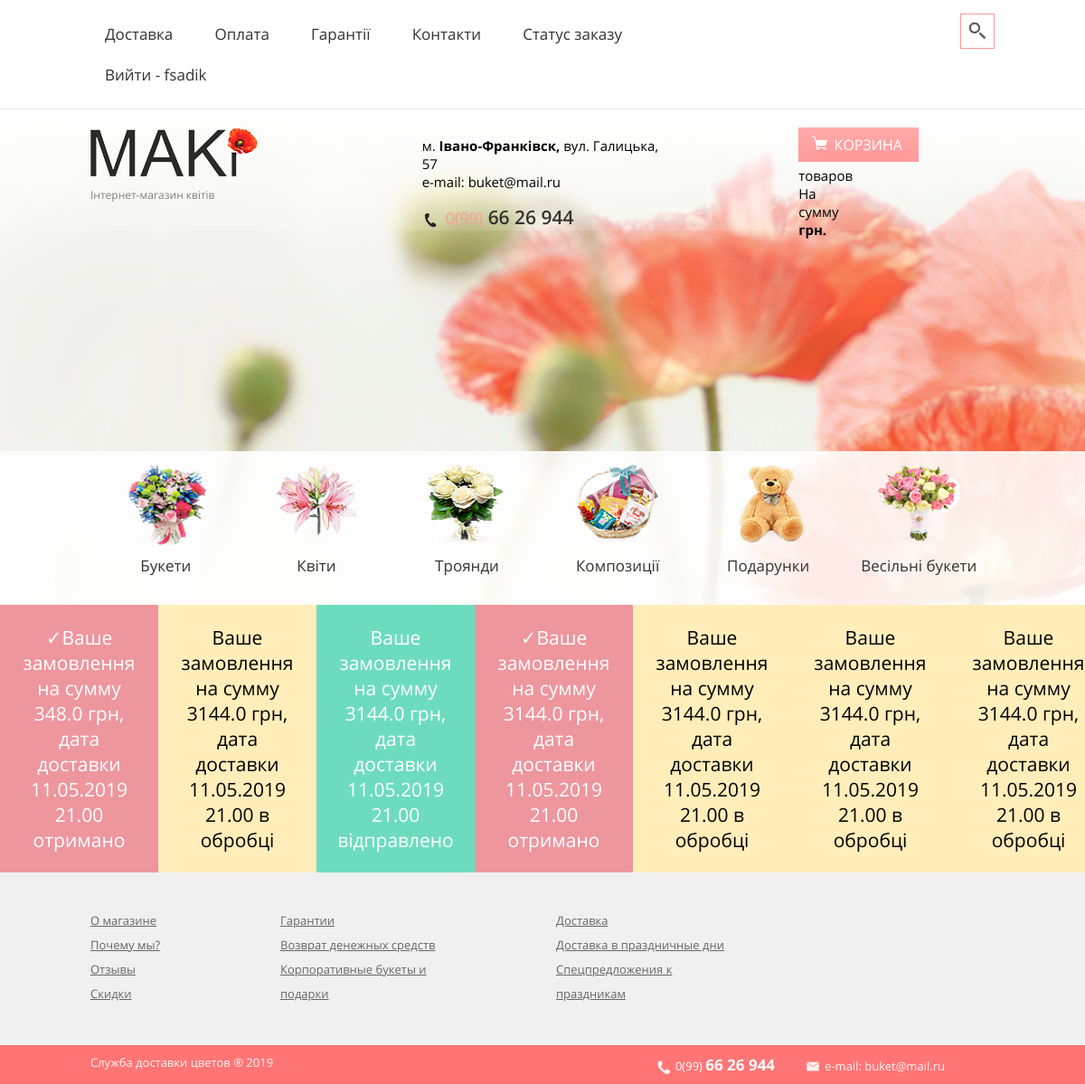
Screenshot of /status/ (signed in) with the database file from the repository.
### My_Projects/shop/models.py (models this page shows, shortened)
class Order(models.Model):
    user = models.ForeignKey(User, on_delete=models.CASCADE, blank=True, null=True)
    date_order = models.DateField(auto_now=True)
    sended = models.BooleanField(default=False)
    paied = models.BooleanField(default=False)
    send = models.BooleanField(default=False)
    date_resive = models.DateTimeField(auto_now=True)
    address_city = models.CharField(max_length=300, blank=True, default="")
    address_local = models.CharField(max_length=300, default='')
    receiver_surname = models.CharField(max_length=100, blank=True, null=True)
    receiver_name = models.CharField(max_length=100, blank=True, null=True)
    receiver_lastname = models.CharField(max_length=100, blank=True, null=True)
    phone = models.CharField(max_length=13, blank=True, null=True)
    receiver_card = models.BooleanField(default=False)
    receiver_text = models.CharField(max_length=1000, blank=True, default="")
    sum_total = models.FloatField(default=0)
    shipping_date = models.CharField(max_length=50, blank=True)

### My_Projects/shop/views.py (the view)
# urls.py: path('status/', views.status, name="status"),
def status(request):
    statuses = {'statuses': Order.objects.filter(user_id=request.user.id)[::-1]}
    return render(request, 'shop/status.html', statuses)

### My_Projects/templates/shop/status.html
{% extends 'shop/base.html' %}
{% load staticfiles %}
{% block content %}
    {% if statuses %}
<center>
    {% for status in statuses %}
        {% if status.paied %}
            <p class="item__count order__button" style="background: #ed969e";> ✓Ваше замовлення на сумму
                {{ status.sum_total }} грн, дата доставки {{ status.shipping_date }} отримано</p>
            {% elif  status.sended%}
            <p class="item__count order__button" style="background: #6DDCBD" >Ваше замовлення на сумму
                {{ status.sum_total }} грн, дата доставки {{ status.shipping_date }} відправлено</p>
            {% elif status.send %}
            <p class="item__count order__button" style="background: #2B81AF">Ваше замовлення на сумму
                {{ status.sum_total }} грн, дата доставки {{ status.shipping_date }} очікує відправлення</p>
            {% else %}
            <p class="item__count order__button" style="color: black;background: #ffeeba ">Ваше замовлення на сумму
                {{ status.sum_total }} грн, дата доставки {{ status.shipping_date }} в обробці</p>
        {% endif %}
    {% endfor %}
        {% else %}
        <p class=" order__button" >Ви ще не робили замовлень</p>
</center>
    {% endif %}
{% endblock %}

### My_Projects/templates/shop/base.html (shortened to what this page needs)
<!DOCTYPE html>
<html lang="ru">
<head>
	{% load static %}
	<link rel="stylesheet" type="text/css" href="{% static 'home/css/fonts.min.css' %}">
	<link rel="stylesheet" type="text/css" href="{% static 'home/css/jquery-ui.min.css' %}">
	<link rel="stylesheet" type="text/css" href="{% static 'home/css/jquery-ui.structure.min.css' %}">
	<link rel="stylesheet" type="text/css" href="{% static 'home/css/jquery-ui.theme.min.css' %}">
	<link rel="stylesheet" type="text/css" href="{% static 'home/css/lightslider.min.css' %}">
	<link rel="stylesheet" type="text/css" href="{% static 'home/css/styles.css' %}">
	<link rel="stylesheet" type="text/css" href="{% static 'home/css/main.min.css' %}">
</head>
<body>
<header class="header">
		<div class="header__top">
			<div class="wrapper">
				<div class="header__search">
					<a class="search__btn" href="#"></a>
				</div>
				<nav class="main__menu">
					<ul>
						<li><a href="#">Доставка</a></li>
						<li><a href="#">Оплата</a></li>
						<li><a href="{%url 'shop:waranty' %}">Гарантії</a></li>
						<li><a href="{%url 'shop:contacts' %}">Контакти</a></li>
                    {% if user.is_authenticated %}
                        <li><a href="{% url 'shop:status' %}">Статус заказу</a></li>
                    {% endif %}
                    <li>{% if not user.is_authenticated %}
						<a class="text-right" style="left:100px;" href="{% url 'shop:register' %}">Зареєструватись</a>
                       <form  method="post" action="{% url 'shop:login' %}">
                            {% csrf_token %}
                            <div >
                                <input placeholder="Логін" type="text" name="username">
                                <input placeholder="Пароль" type="password" name="password">
                                <input  class="btn_form order__quantity-button" type="submit" style="margin-left: 10px" value="Ввійти">
						</div>
                        </form>
                    {% else %}
						<div style="margin-right: 600px"> <a class="nav-link" style="left: 500px" href="{% url 'shop:logout' %}">Вийти - {{ user.username }}</a></div>
                    {% endif %}</li>
					</ul>
				</nav>
			</div>
		</div>
		<div class="header__mid">
			<div class="wrapper">
			<div class="col_pull clearfix">
				<div class="col_x3">
					<div class="header__logo">
						<a href="/">
							<img src="{%static 'home/img/logo.png' %}" alt="logo">
							<span class="logo__text">Інтернет-магазин квітів</span>
						</a>
					</div>
				</div>
				<div class="col_x3">
					<div class="header__contact">
						<div class="header__adress">м. <span class="text_bold">Івано-Франківск,</span> вул. Галицька, 57</div>
						<div class="header__email">e-mail: buket@mail.ru</div>
						<div class="header__phone">
							<a href="tel:0996626944"><span class="phone_pink">0(99)</span> 66 26 944</a>
						</div>
					</div>
				</div>
				<div class="col_x3">
					<div class="header__order">
						 <div class="col_x3">
                    {% if not order %}
                        <div class="header__order">
                            <a href="{% url 'shop:basket' %}" class="order__btn">Корзина</a>
                            <div class="order__text">
                                <p class=""> товаров</p>
                                <p class="">На сумму <span class=" text_bold">{{ sum }} грн.</span></p>
                            </div>
                        </div>
                    {% endif %}
                </div>
                </div>
					</div>
				</div>
			</div>
			</div>
		<div class="header__bot">
			<div class="wrapper">
				<ul class="header__tabs clearfix">
					<li>
						<a href="#">
							<div class="tab__img">
								<img src="{% static 'home/img/tab_bouquets.png' %}" alt="bouquets">
							</div>
							<span class="tab__text">Букети</span>
						</a>
					</li>
					<li>
						<a href="#">
							<div class="tab__img">
								{% load static %}
								<img src="{% static 'home/img/tab_flowers.png' %}" alt="flowers">
							</div>
							<span class="tab__text">Квіти</span>
						</a>
					</li>
					<li>
						<a href="#">
							<div class="tab__img">
								<img src="{%static 'home/img/tab_roses.png' %}" alt="roses">
							</div>
							<span class="tab__text">Троянди</span>
						</a>
					</li>
					<li>
						<a href="#">
							<div class="tab__img">
								<img src="{%static 'home/img/tab_compositions.png' %}" alt="compositions">
							</div>
							<span class="tab__text">Композиції</span>
						</a>
					</li>
					<li>
						<a href="#">
							<div class="tab__img">
								<img src="{%static 'home/img/tab_gifts.png' %}" alt="gifts">
							</div>
							<span class="tab__text">Подарунки</span>
						</a>
					</li>
					<li>
						<a href="#">
							<div class="tab__img">
								<img src="{%static 'home/img/tab_weddings.png' %}" alt="weddings">
							</div>
							<span class="tab__text">Весільні букети</span>
						</a>
					</li>
				</ul>
			</div>
		</div>
	</header>
	 <main class="container p-5">
{% block content %}
{% endblock %}
	 </main>
	<footer class="main__footer">
		<div class="prefooter__background">
			<div class="prefooter">
				<div class="wrapper clearfix">
					<div class="prefooter__cols col">
						<a href="#" class="prefooter__item">О магазине</a>
						<a href="#" class="prefooter__item">Почему мы?</a>
						<a href="#" class="prefooter__item">Отзывы</a>
						<a href="#" class="prefooter__item">Скидки</a>
					</div>
					<div class="prefooter__cols col">
						<a href="#" class="prefooter__item">Гарантии</a>
						<a href="#" class="prefooter__item">Возврат денежных средств</a>
						<a href="#" class="prefooter__item">Корпоративные букеты и подарки</a>
					</div>
					<div class="prefooter__cols col">
						<a href="#" class="prefooter__item">Доставка</a>
						<a href="#" class="prefooter__item">Доставка в праздничные дни</a>
						<a href="#" class="prefooter__item">Спецпредложения к праздникам</a>
					</div>
				</div>
			</div>
		</div>
		<div class="footer__background">
			<div class="footer">
				<div class="wrapper clearfix">
					<div class="footer__contacts">
						<a href="tel:0996626944" class="footer__phone">0(99) <span class="text_bold">66 26 944</span></a><a href="#" class="footer__mail">e-mail: buket@mail.ru</a>
					</div>
					<div class="footer__copyright">
						<p>Служба доставки цветов &reg; 2019</p>
					</div>
				</div>
			</div>
		</div>
	</footer>
</body>
</html>
</body>
</html>

### My_Projects/shop/static/home/css/styles.css (style rules this page uses)
main { overflow-x: auto; text-align: center; }

### rows the page displays
Order: sum_total "348.0", shipping_date "11.05.2019 21.00"
Order: sum_total "3144.0", shipping_date "11.05.2019 21.00"
Order: sum_total "3144.0", shipping_date "11.05.2019 21.00"
Order: sum_total "3144.0", shipping_date "11.05.2019 21.00"
Order: sum_total "3144.0", shipping_date "11.05.2019 21.00"
Order: sum_total "3144.0", shipping_date "11.05.2019 21.00"
Order: sum_total "3144.0", shipping_date "11.05.2019 21.00"

### other values shown
{{ user.username }} "fsadik"
